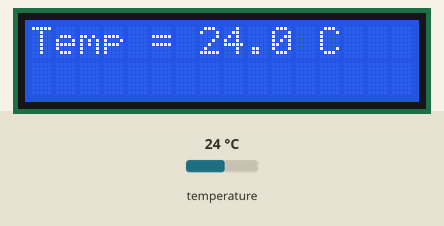
This sketch was run on a simulated Arduino Uno, built with avr-gcc and run on an emulated ATmega328P. On the bench: 16×2 character LCD. Inputs (shaded band) come from the test bench; at power-on: temperature 24 °C. What the sketch prints to the serial monitor is not drawn.

Above: at 1.2 s.
1.3 s: temperature set to 12 °C
At 3.5 s:
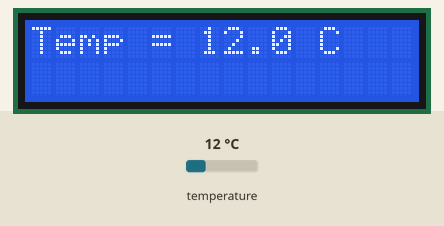
4.0 s: temperature set to 19 °C
At 4.5 s:
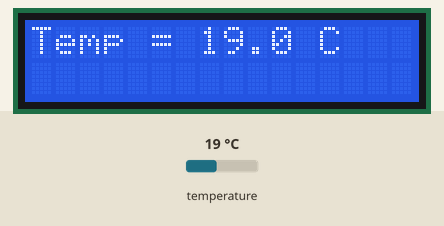
6.7 s: temperature set to 28 °C
At 8.9 s:
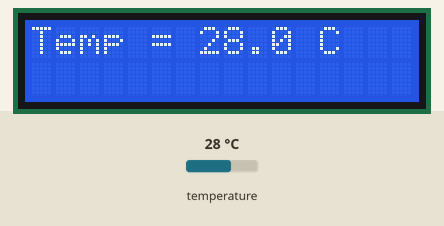
Timing chart, 0 to 10.4 s (numbered marks = the images above; inputs shaded):
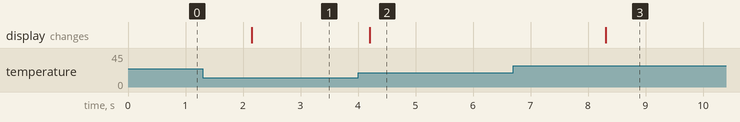

The sketch:

LCD_DS18x20_Temperature.ino
```cpp
#include <OneWire.h>
#include <Wire.h>
#include <LiquidCrystal_I2C.h>

LiquidCrystal_I2C lcd(0x27,16,2);  // set the LCD address to 0x27 for a 16 chars and 2 line display
static char str[15];
boolean badReading = true;
unsigned long time;

// OneWire DS18S20, DS18B20, DS1822 Temperature Example
//
// http://www.pjrc.com/teensy/td_libs_OneWire.html
//
// The DallasTemperature library can do all this work for you!
// https://github.com/milesburton/Arduino-Temperature-Control-Library

OneWire  ds(10);  // on pin 10 (a 4.7K resistor is necessary)

void setup(void) {
   lcd.init();                      // initialize the lcd
  lcd.backlight();
  Serial.begin(9600);
}

void loop(void) {
  byte i;
  byte present = 0;
  byte type_s;
  byte data[12];
  byte addr[8];
  float celsius, fahrenheit;

  //time = millis();

  if ( !ds.search(addr)) {
    Serial.println("No more addresses.");
    Serial.println();
    ds.reset_search();
    badReading ? delay(100) : delay(2000);
    return;
  }

//  Serial.print("ROM =");
//  for( i = 0; i < 8; i++) {
//    Serial.write(' ');
//    Serial.print(addr[i], HEX);
//  }

  if (OneWire::crc8(addr, 7) != addr[7]) {
      Serial.println("CRC is not valid!");
      return;
  }
//  Serial.println();

  // the first ROM byte indicates which chip
  switch (addr[0]) {
    case 0x10:
      //Serial.println("  Chip = DS18S20");  // or old DS1820
      type_s = 1;
      break;
    case 0x28:
      //Serial.println("  Chip = DS18B20");
      type_s = 0;
      break;
    case 0x22:
      //Serial.println("  Chip = DS1822");
      type_s = 0;
      break;
    default:
      //Serial.println("Device is not a DS18x20 family device.");
      return;
  }

  ds.reset();
  ds.select(addr);
 // ds.write(0x44, 1);        // start conversion, with parasite power on at the end
  ds.write(0x44, 0);
  //delay(1000);     // maybe 750ms is enough, maybe not
  // we might do a ds.depower() here, but the reset will take care of it.

  present = ds.reset();
  ds.select(addr);
  ds.write(0xBE);         // Read Scratchpad

//  Serial.print("  Data = ");
//  Serial.print(present, HEX);
//  Serial.print(" ");
  for ( i = 0; i < 9; i++) {           // we need 9 bytes
    data[i] = ds.read();
//    Serial.print(data[i], HEX);
//    Serial.print(" ");
  }
//  Serial.print(" CRC=");
//  Serial.print(OneWire::crc8(data, 8), HEX);
//  Serial.println();

  // Convert the data to actual temperature
  // because the result is a 16 bit signed integer, it should
  // be stored to an "int16_t" type, which is always 16 bits
  // even when compiled on a 32 bit processor.
  int16_t raw = (data[1] << 8) | data[0];
  if (type_s) {
    raw = raw << 3; // 9 bit resolution default
    if (data[7] == 0x10) {
      // "count remain" gives full 12 bit resolution
      raw = (raw & 0xFFF0) + 12 - data[6];
    }
  } else {
    byte cfg = (data[4] & 0x60);
    // at lower res, the low bits are undefined, so let's zero them
    if (cfg == 0x00) raw = raw & ~7;  // 9 bit resolution, 93.75 ms
    else if (cfg == 0x20) raw = raw & ~3; // 10 bit res, 187.5 ms
    else if (cfg == 0x40) raw = raw & ~1; // 11 bit res, 375 ms
    //// default is 12 bit resolution, 750 ms conversion time
  }
  celsius = (float)raw / 16.0;
  badReading = celsius > 84;

  fahrenheit = celsius * 1.8 + 32.0;
  dtostrf(celsius, 4,1, str);
  Serial.print("  Temperature = ");
  Serial.print(celsius);
  Serial.println(" C, ");

  if(!badReading){
    lcd.clear();
    lcd.print("Temp = ");
    lcd.print(str);
    lcd.print(" C ");
  }
  //Serial.print(fahrenheit);
  //Serial.println(" Fahrenheit");
}
```

Measured:
- after the input at 1.3 s, the display: changes after 0.85 s (image 1)
- after the input at 4.0 s, the display: changes after 0.20 s (image 2)
- after the input at 6.7 s, the display: changes after 1.6 s (image 3)
